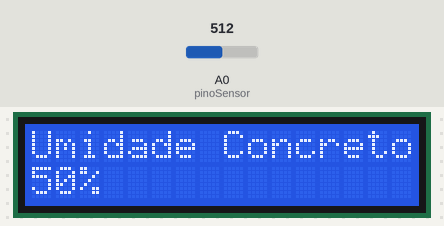
Recording of a sketch running on a simulated Arduino Uno, built with avr-gcc and run on an emulated ATmega328P. Shown: 16×2 character LCD. Inputs (shaded band) come from the test bench; at power-on: A0 (pinoSensor) = 512. What the sketch prints to the serial monitor is not drawn.

Above: at 3.2 s.
3.3 s: A0 (pinoSensor) set to 787
At 5.1 s:
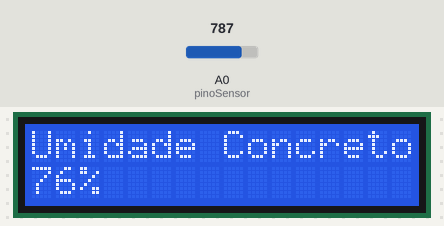
6.0 s: A0 (pinoSensor) set to 808
At 6.6 s:
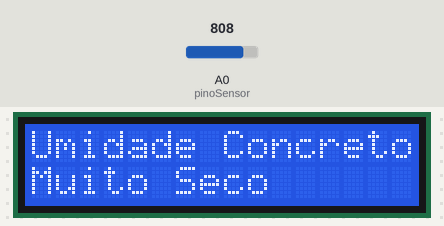
8.7 s: A0 (pinoSensor) set to 190
At 10.7 s:
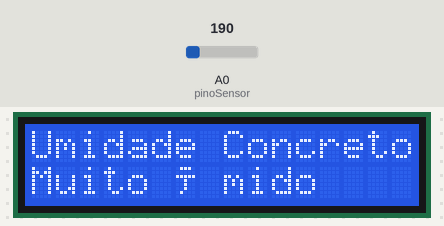
11.7 s: A0 (pinoSensor) set to 209
At 13.1 s:
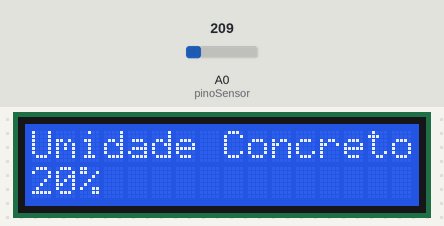
Timing chart, 0 to 14.7 s (numbered marks = the images above; inputs shaded):
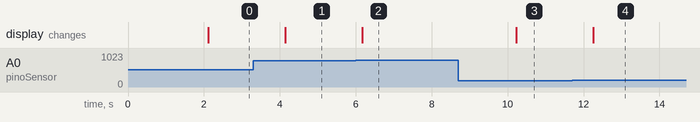

The sketch:

projeto.sensor.ino
```cpp
#include <Wire.h>
#include <LiquidCrystal_I2C.h>

// LCD I2C - endereço e tamanho
LiquidCrystal_I2C lcd(0x27, 16, 2);

// Pino do sensor
const int pinoSensor = A0;

void setup() {
  lcd.init();
  lcd.backlight();
  lcd.setCursor(0, 0);
  lcd.print("Sensor Online!");
  delay(2000);

  Serial.begin(9600);
  Serial.println("Sensor de Umidade para Concreto - Projeto de Feira");
}

void loop() {
  lcd.clear();

  // Lê o valor do sensor
  int valorUmidade = analogRead(pinoSensor);
  int umidadePercentual = map(valorUmidade, 0, 1023, 0, 100);

  lcd.setCursor(0, 0);
  lcd.print("Umidade Concreto:");

  lcd.setCursor(0, 1);
  if (valorUmidade > 800) {
    lcd.print("Muito Seco");
    Serial.println("Alerta: Muito Seco");
  } else if (valorUmidade < 200) {
    lcd.print("Muito Úmido");
    Serial.println("Alerta: Muito Úmido");
  } else {
    lcd.print(umidadePercentual);
    lcd.print("%");
    Serial.print("Umidade ideal: ");
    Serial.print(umidadePercentual);
    Serial.println("%");
  }

  Serial.print("Valor bruto do sensor: ");
  Serial.println(valorUmidade);

  delay(2000);  // Aguarda 2 segundos antes da próxima leitura
}
```

Measured:
- the behaviour switches between 800 and 801 on A0 (pinoSensor) (found by bisection; images 1 and 2)
- the behaviour switches between 199 and 200 on A0 (pinoSensor) (found by bisection; images 3 and 4)
- after the input at 3.3 s, the display: changes after 0.84 s (image 1)
- after the input at 6.0 s, the display: changes after 0.17 s (image 2)
- after the input at 8.7 s, the display: changes after 1.5 s (image 3)
- after the input at 11.7 s, the display: changes after 0.55 s (image 4)
